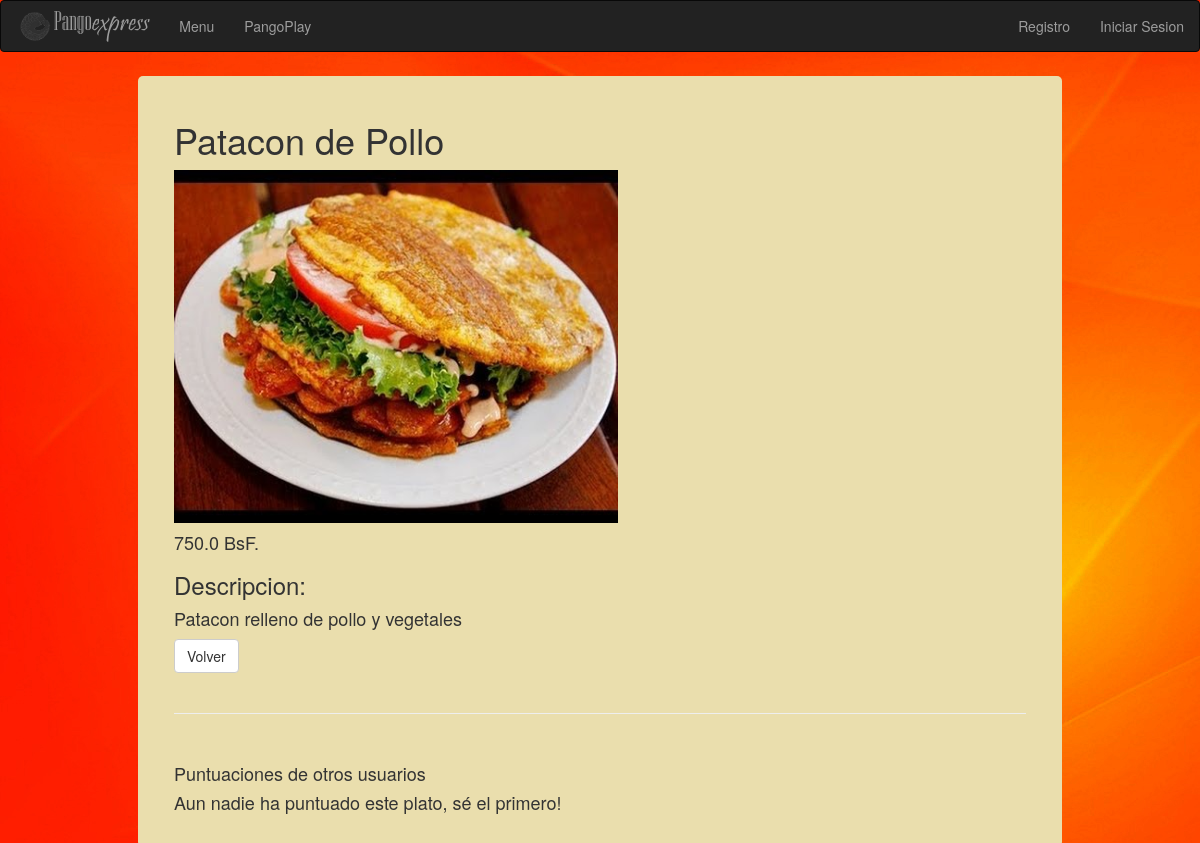
The app's page /12/ with its own data.
### menu/models.py (models this page shows, shortened)
class PLATO(models.Model):
    id = models.AutoField(primary_key=True)
    establecimiento = models.ForeignKey(RESTAURANT, null = True)
    nombre = models.CharField(max_length=50)
    precio = models.FloatField(validators=[validate_precio])
    path_img = models.FileField(null = True)
    descripcion = models.CharField(max_length = 500)
    rating = models.IntegerField(default = 0)
    class Meta:
        unique_together = ('establecimiento', 'nombre')

### menu/views.py (the view)
# urls.py: url(r'^(?P<id_plato>[0-9]+)/$', views.detail, name='detail'),
def detail(request, id_plato):
    plato = get_object_or_404(PLATO, pk=id_plato)
    try:
        if(request.session['pid'] != -1):
            perfil = PERFIL.objects.get(id=request.session['pid'])
            usuario = USUARIO.objects.get(perfil=perfil)
            puntuaciones = Puntuacion.objects.filter(plato = plato)
            form = FormPuntuarPlato()
            context = {'plato': plato,
                       'usuario':usuario,
                       'form' : form,
                       'puntuaciones' : puntuaciones
                       }
            if request.method == 'POST':
                form = FormPuntuarPlato(request.POST)
                if form.is_valid():
                    try:
                        puntuacion = Puntuacion.objects.get(usuario = usuario,
                                                            plato = plato
                                                            )
                        puntuacion.puntuacion = form.cleaned_data['puntuacion']
                        puntuacion.comentario = form.cleaned_data['comentario']
                    except:
                        puntuacion = Puntuacion(usuario = usuario,
                                                plato = plato,
                                                puntuacion = form.cleaned_data['puntuacion'],
                                                comentario = form.cleaned_data['comentario']
                                                )
                    puntuacion.save()
                elif form.errors:
                    print(form.errors)
            return render(request, 'menu/detail.html', context)
        else:
            return render(request, 'menu/detail.html', {'plato': plato})
    except:
        return render(request, 'menu/detail.html', {'plato': plato})

### menu/templates/menu/detail.html (shortened to what this page needs)
{% extends 'menu/layoutBootstrap.html' %}
{% load bootstrap3 %}
{% block main %}
    <h1> {{plato.nombre}} </h1>
    <img style="width: 444px; height: 353px;"src = "{{plato.path_img.url}}">
    <h4>{{plato.precio}} BsF.</h4>
    <h3> Descripcion: </h3>
    <h4>{{ plato.descripcion }}</h4>
    <a class="btn btn-default" href="/menu/">Volver</a>
    <br/>
    <br/>
    <hr/>
    <br/>
    <h4> Puntuaciones de otros usuarios </h4>
    {% if puntuaciones %}
        <table class="table table-hover">
        {% for puntuacion in puntuaciones %}
            <tr><td>
                {% if puntuacion.puntuacion == 'pos' %}
                    <h4>{{puntuacion.usuario.perfil.pseudonimo}} <span class="glyphicon glyphicon-thumbs-up"></span></h4>
                {% else %}
                    <h4>{{puntuacion.usuario.perfil.pseudonimo}} <span class="glyphicon glyphicon-thumbs-down"></span></h4>
                {% endif %}
                <p>{{puntuacion.comentario}}</p>
            </td></tr>
        {% endfor %}
        </table>
    {% else %}
        <h4> Aun nadie ha puntuado este plato, sé el primero! </h4>
    {% endif %}
{% endblock %}

### menu/static/menu/layout.css (style rules this page uses)
body { background: #d3d3d3 url('images/pan.jpg'); top right no-repeat; background-attachment:fixed; }

### records on screen
PLATO: nombre "Patacon de Pollo", path_img (placeholder picture), precio "750.0", descripcion "Patacon relleno de pollo y vegetales"
